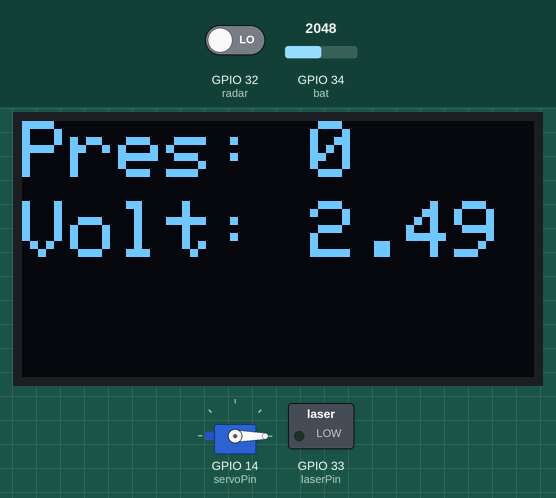
A sketch run on a simulated ESP32. Parts: servo, 128×64 one-colour display, switched loads named in the sketch (green lamp = pin HIGH). The inputs (shaded band) are chosen by the test bench; at power-on: GPIO 32 (radar) LOW, GPIO 34 (bat) = 2048. The display library's start-up logo is not drawn; what the sketch prints to the serial monitor is not drawn.

Above: at 3.2 s.
3.3 s: GPIO 32 (radar) driven HIGH
At 4.6 s:
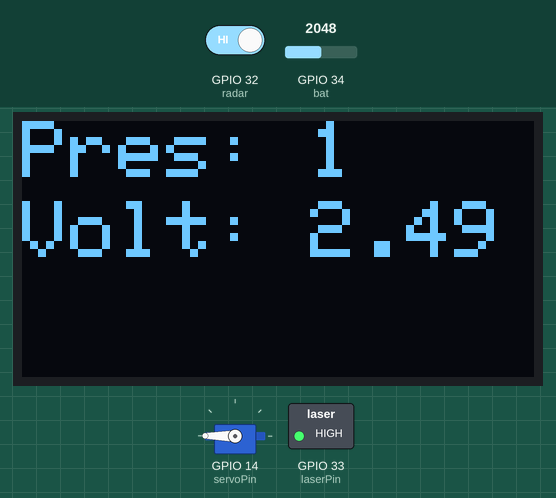
7.5 s: GPIO 32 (radar) driven LOW
At 9.0 s:
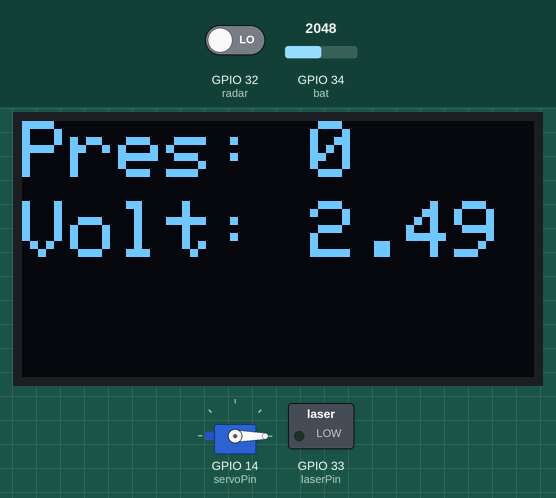
11.7 s: GPIO 34 (bat) set to 2866
At 13.5 s:
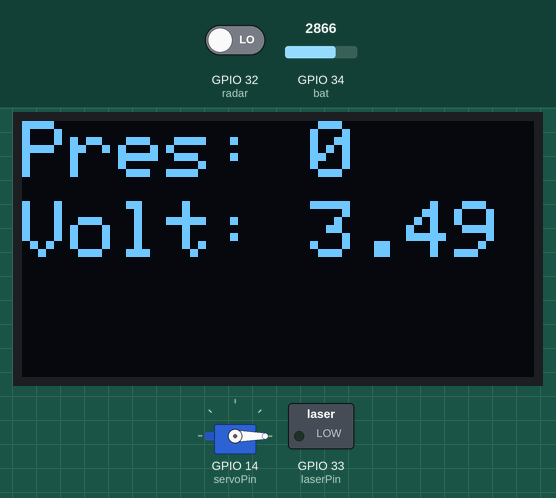
15.3 s: GPIO 34 (bat) set to 3603
At 16.8 s:
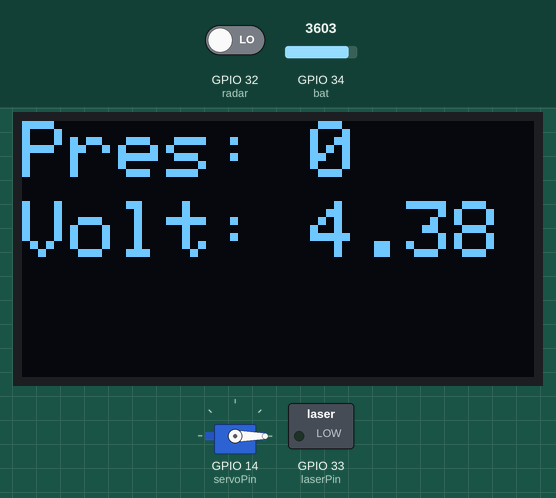
18.5 s: GPIO 34 (bat) set to 4095
At 19.6 s:
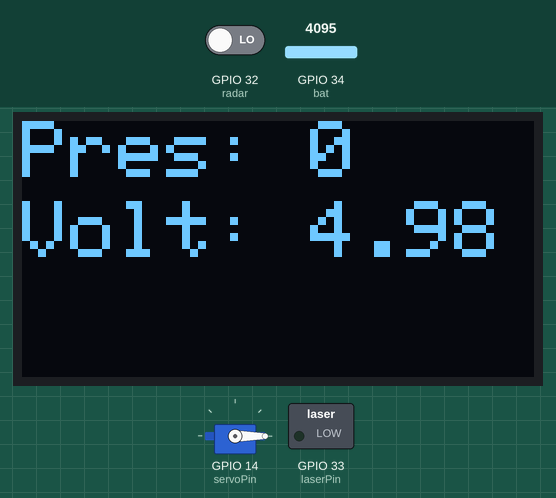
Timing chart, 0 to 21.5 s (numbered marks = the images above; inputs shaded):
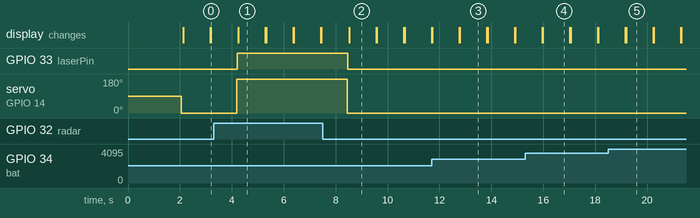

The sketch:

Control_servo_laser_motrar_OLED.ino
```cpp
// Incluir bibliotecas para ESP32 Servo, comunicación I2C y pantalla OLED
#include <ESP32Servo.h>
#include <Wire.h>
#include <Adafruit_GFX.h>
#include <Adafruit_SSD1306.h>
#include <SPI.h>

// Definiciones de pines
#define LM 25         // Pin no utilizado
#define bat 34        // Pin de voltaje de la batería
#define radar 32      // Pin del radar de presencia
#define servoPin 14   // Pin del servo motor
#define laserPin 33   //pin del laser

// Configuración de la pantalla OLED
#define SCREEN_WIDTH 128    // Ancho de la pantalla OLED, en píxeles
#define SCREEN_HEIGHT 64    // Altura de la pantalla OLED, en píxeles
#define OLED_RESET -1       // Pin de reinicio # (o -1 si se comparte el pin de reinicio de Arduino)
#define SCREEN_ADDRESS 0x3c ///< Ver la hoja de datos para la dirección; 0x3D para 128x64, 0x3C para 128x32
Adafruit_SSD1306 display(SCREEN_WIDTH, SCREEN_HEIGHT, &Wire, OLED_RESET);

Servo myServo;

// Función para mostrar texto en la pantalla OLED
void showText(const char* text, int textSize, int x, int y, int delayTime) {
  display.setTextSize(textSize);
  display.setTextColor(SSD1306_WHITE);
  display.setCursor(x, y);
  display.println(text);
  display.display();
}

// Función para leer el voltaje de la batería
float leer_bat() {
  return (analogRead(bat) * 3.3 / 4095) * 1.51;
}

// Función para rotar el servo a una posición específica
void rotateServo(int degrees) {
  int pos = map(degrees, 0, 180, 0, 180); // Mapea los grados a valores de pulso
  myServo.write(pos); // Mueve el servo a la posición correspondiente
  delay(15); // Pequeña pausa para permitir que el servo se mueva
}

void setup() {
  // Inicializar la comunicación serial
  Serial.begin(115200);

  myServo.attach(servoPin);

  // Inicializar la pantalla OLED
  if (!display.begin(SSD1306_SWITCHCAPVCC, SCREEN_ADDRESS)) {
    Serial.println(F("Fallo en la asignación de SSD1306"));
    for (;;);
  }

  // Mostrar la pantalla de inicio
  display.display();
  delay(2000); // Esperar 2 segundos

  // Configurar modos de pin para la batería y el radar de presencia
  pinMode(bat, INPUT);
  pinMode(radar, INPUT);
  pinMode(laserPin, OUTPUT);
}

void loop() {
  // Leer valores de la batería y el radar de presencia
  int bat_valor = analogRead(bat);
  int presencia = digitalRead(radar);

  // Calcular el voltaje de la batería
  float voltaje_calculado = leer_bat();

  // Rotar el servo en base a la presencia
  if(presencia == 1){
    rotateServo(360);
    digitalWrite(laserPin, HIGH);   // poner el Pin en HIGH
  }else{
    rotateServo(0);
    digitalWrite(laserPin, LOW);   // poner el Pin en HIGH
  }

  // Borrar la pantalla OLED
  display.clearDisplay();

  // Mostrar información de presencia
  String presenciaString = "Pres: " + String(presencia);
  showText(presenciaString.c_str(), 2, 0, 0, 2000);

  // Mostrar información de voltaje de la batería
  String voltajeString = "Volt: " + String(voltaje_calculado);
  showText(voltajeString.c_str(), 2, 0, 20, 2000);

  delay(1000);

  // Enviar datos a la consola Serial
  Serial.print("Presencia: ");
  Serial.print(presencia);

  Serial.print(" Batería: ");
  Serial.print(voltaje_calculado);
  Serial.println("V");
}
```

Measured:
- after the input at 3.3 s, GPIO 33 (laserPin): LOW → HIGH after 0.90 s; servo on GPIO 14 (servoPin): 0° → 180° after 0.89 s; the display: changes after 0.96 s (image 1)
- after the input at 7.5 s, GPIO 33 (laserPin): HIGH → LOW after 0.97 s; servo on GPIO 14 (servoPin): 180° → 0° after 0.96 s; the display: changes after 1.0 s (image 2)
- after the input at 11.7 s, the display: first differs from a run without the input after 1.1 s (image 3)
- after the input at 15.3 s, the display: first differs from a run without the input after 0.69 s (image 4)
- after the input at 18.5 s, the display: first differs from a run without the input after 0.69 s (image 5)
- what the display in image 1 shows lasts 1.0 s, from 4.3 s to 5.3 s
